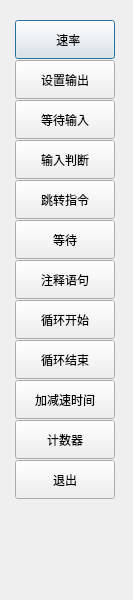
<?xml version="1.0" encoding="UTF-8"?>
<ui version="4.0">
 <class>Common_Function</class>
 <widget class="QDialog" name="Common_Function">
  <property name="geometry">
   <rect>
    <x>0</x>
    <y>0</y>
    <width>133</width>
    <height>600</height>
   </rect>
  </property>
  <property name="windowTitle">
   <string notr="true">Dialog</string>
  </property>
  <property name="toolTip">
   <string notr="true"/>
  </property>
  <property name="statusTip">
   <string notr="true"/>
  </property>
  <property name="whatsThis">
   <string notr="true"/>
  </property>
  <property name="accessibleName">
   <string notr="true"/>
  </property>
  <property name="accessibleDescription">
   <string notr="true"/>
  </property>
  <widget class="QPushButton" name="prog_design_rate_button">
   <property name="geometry">
    <rect>
     <x>15</x>
     <y>20</y>
     <width>100</width>
     <height>39</height>
    </rect>
   </property>
   <property name="text">
    <string>  速率</string>
   </property>
  </widget>
  <widget class="QPushButton" name="prog_design_set_output_button">
   <property name="geometry">
    <rect>
     <x>15</x>
     <y>60</y>
     <width>100</width>
     <height>39</height>
    </rect>
   </property>
   <property name="text">
    <string>设置输出</string>
   </property>
  </widget>
  <widget class="QPushButton" name="prog_design_wait_input_button">
   <property name="geometry">
    <rect>
     <x>15</x>
     <y>100</y>
     <width>100</width>
     <height>39</height>
    </rect>
   </property>
   <property name="text">
    <string>等待输入</string>
   </property>
  </widget>
  <widget class="QPushButton" name="prog_design_input_judgment_button">
   <property name="geometry">
    <rect>
     <x>15</x>
     <y>140</y>
     <width>100</width>
     <height>39</height>
    </rect>
   </property>
   <property name="text">
    <string>输入判断</string>
   </property>
  </widget>
  <widget class="QPushButton" name="prog_design_goto_instruction_button">
   <property name="geometry">
    <rect>
     <x>15</x>
     <y>180</y>
     <width>100</width>
     <height>39</height>
    </rect>
   </property>
   <property name="text">
    <string>跳转指令</string>
   </property>
  </widget>
  <widget class="QPushButton" name="prog_design_wait_button">
   <property name="geometry">
    <rect>
     <x>15</x>
     <y>220</y>
     <width>100</width>
     <height>39</height>
    </rect>
   </property>
   <property name="text">
    <string>等待</string>
   </property>
  </widget>
  <widget class="QPushButton" name="prog_design_notes_button">
   <property name="geometry">
    <rect>
     <x>15</x>
     <y>260</y>
     <width>100</width>
     <height>39</height>
    </rect>
   </property>
   <property name="text">
    <string>注释语句</string>
   </property>
  </widget>
  <widget class="QPushButton" name="prog_design_loop_start_button">
   <property name="geometry">
    <rect>
     <x>15</x>
     <y>300</y>
     <width>100</width>
     <height>39</height>
    </rect>
   </property>
   <property name="text">
    <string>循环开始</string>
   </property>
  </widget>
  <widget class="QPushButton" name="prog_design_loop_end_button">
   <property name="geometry">
    <rect>
     <x>15</x>
     <y>340</y>
     <width>100</width>
     <height>39</height>
    </rect>
   </property>
   <property name="text">
    <string>循环结束</string>
   </property>
  </widget>
  <widget class="QPushButton" name="prog_design_acc_dec_time_button">
   <property name="geometry">
    <rect>
     <x>15</x>
     <y>380</y>
     <width>100</width>
     <height>39</height>
    </rect>
   </property>
   <property name="text">
    <string>加减速时间</string>
   </property>
  </widget>
  <widget class="QPushButton" name="prog_design_count_button">
   <property name="enabled">
    <bool>true</bool>
   </property>
   <property name="geometry">
    <rect>
     <x>15</x>
     <y>420</y>
     <width>100</width>
     <height>39</height>
    </rect>
   </property>
   <property name="text">
    <string>计数器</string>
   </property>
  </widget>
  <widget class="QPushButton" name="prog_design_exit_button">
   <property name="geometry">
    <rect>
     <x>15</x>
     <y>460</y>
     <width>100</width>
     <height>39</height>
    </rect>
   </property>
   <property name="text">
    <string>退出</string>
   </property>
  </widget>
 </widget>
 <resources/>
 <connections/>
</ui>
